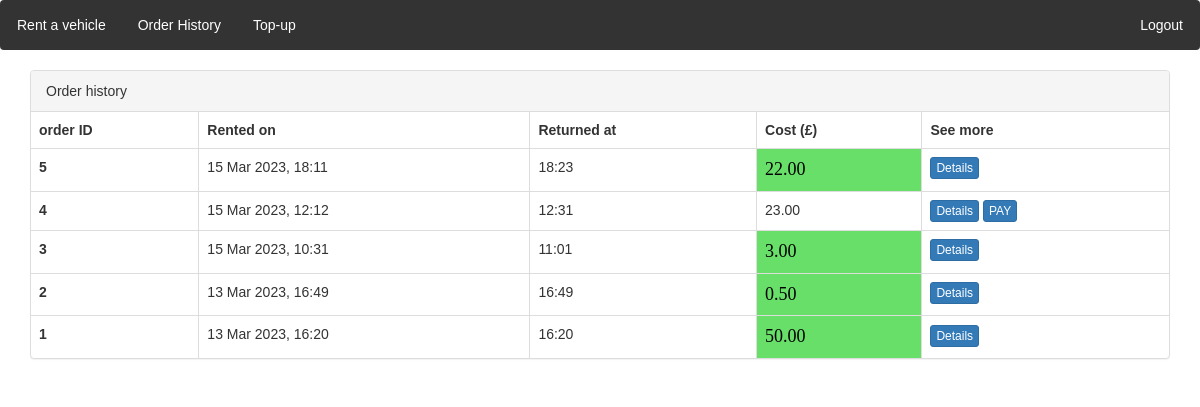
Screenshot of /order_history/ (signed in) with the database file from the repository.
### locations/models.py (models this page shows)
class Order(models.Model):
    customer = models.ForeignKey(CustomUser, on_delete=models.CASCADE)
    vehicle = models.ForeignKey(Vehicle, on_delete=models.CASCADE)
    initial_time = models.DateTimeField(auto_now_add=True)
    cost = models.DecimalField(max_digits=6, decimal_places=2, null = True, default=None)
    final_time = models.DateTimeField(null = True)
    initial_location = models.ForeignKey(Location, on_delete=models.CASCADE, null=False, related_name='start')
    final_location = models.ForeignKey(Location, on_delete=models.CASCADE, null=True, related_name='end')
    is_paid = models.BooleanField(default=False)

### locations/views.py (the view)
# urls.py: path('order_history/', views.order_history,name='order_history'),
def order_history(request):
    if request.user is None or not request.user.is_authenticated:
        return redirect("/accounts/login")
    username = request.user.username
    logged_customer = CustomUser.objects.get(user=User.objects.get(username=username))
    queryset = models.Order.objects.filter(customer=logged_customer).order_by('id').reverse()
    return render(request, 'locations/order_history.html', {'queryset': queryset})

### locations/context_processors.py (called while the page is built)
def message_processor(request):
    if not request.user.username:
         return {
        'unreturned' : None
    }
    username = request.user.username
    logged_user  = CustomUser.objects.get(user = User.objects.get(username = username))
    unreturned_order = Order.objects.filter(customer = logged_user, final_time = None).first()
    return {
        'unreturned' : unreturned_order
    }

### templates/locations/order_history.html (shortened to what this page needs)
{% extends "locations/base.html" %}
{% load static %}
{% block extrahead %}
<link rel="stylesheet" type="text/css" href="{% static 'css/order.css' %}">
{% endblock %}
{% block content %}
  <div class="container">
    <div class="panel panel-default">
      <div class="panel-heading"> Order history</div>
      <table class="table table-bordered">
        <thead>
          <tr>
            <th>order ID</th>
            <th> Rented on</th>
            <th> Returned at</th>
            <th> Cost (£) </th>
            <th> See more</th>
          </tr>
        </thead>
        <tbody>
        {% for obj in queryset %}
          <tr>
            <th>{{obj.id}}</th>
            <td>{{ obj.initial_time|date:"d M Y, H:i" }}</td>
            <td>{{ obj.final_time|date:"H:i" }}</td>
            {% if obj.is_paid %}
            <td class="cost"> {{ obj.cost}} </td>
            {% else %}
            <td> {{ obj.cost}} </td>
            {% endif %}
            <td>
              <a class="btn btn-primary btn-xs" href="/order_history/{{obj.id}}/details/"> Details</a>
              {% if obj.is_paid %}
              {% else %}
              <a class="btn btn-primary btn-xs" href="/order_history/{{obj.id}}/payment/"> PAY </a>
              {% endif %}
            </td>
          </tr>
        {% endfor %}
        </tbody>
      </table>
    </div>
  </div>
{% endblock %}

### static/css/navbar.css (style rules this page uses)
* { margin: 0; padding: 0; box-sizing: border-box; }
body { font-family: Arial, sans-serif; }

### static/css/order.css (style rules this page uses)
.cost { color: black; background-color: rgb(104, 223, 104); font-size: 18px; font-family: 'Brush Script MT'; }

### rows the page displays
Order: id "5", initial_time "15 Mar 2023, 18:11", final_time "18:23", cost "22.00"
Order: id "4", initial_time "15 Mar 2023, 12:12", final_time "12:31", cost "23.00"
Order: id "3", initial_time "15 Mar 2023, 10:31", final_time "11:01", cost "3.00"
Order: id "2", initial_time "13 Mar 2023, 16:49", final_time "16:49", cost "0.50"
Order: id "1", initial_time "13 Mar 2023, 16:20", final_time "16:20", cost "50.00"
